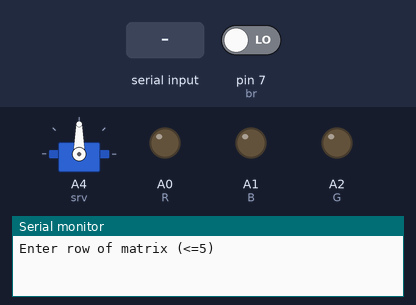
Bench run of a sketch on a simulated Arduino Uno, built with avr-gcc and run on an emulated ATmega328P. Shown: servo, output pins drawn as LEDs (lit = HIGH), the last lines printed to the serial monitor. The test bench sets the inputs (shaded band); at power-on: pin 7 (br) LOW. Random numbers use the default seed unless the sketch sets one.

Above: at 0.9 s.
1.0 s: "1,90\n" received over Serial
At 1.7 s:
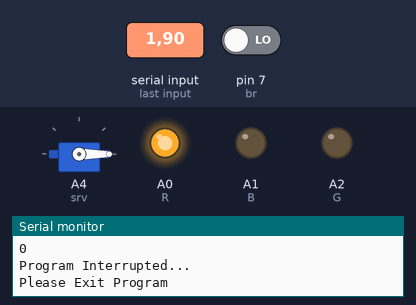
Timing chart, 0 to 4.0 s (numbered marks = the images above; inputs shaded):
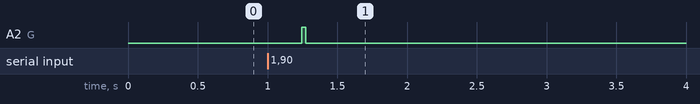

The sketch:

Machine.ino
```cpp
// Spathoulas Dimitris 92206 : 3/11/2022 ®

// libraries
#include <Servo.h>
#include <AccelStepper.h>
#include <time.h>
#include <Stdlib.h>
#include <stdio.h>


// steppers
AccelStepper step2( 4 ,8,10,9,11);
AccelStepper step1( 4 ,2,5,3,6);
float maxs=512.;
float spd=256.;
float ac=64.;
float s1=0,s2=0;

// servo
int srv=A4; //pin analog
double pos=90.0; // deg 0.-180.
double pos2=45.0;
Servo servo; //call

// leds
int R=A0; // dig
int G=A2; // dig
int B=A1; // dig


//button
int b; // 0 || 1
int br=7; // pin

// variables
int i,j;
int n,m;
int dt=1000; // 1 sec
int *a;


void setup() {
  // put your setup code here, to run once:

   srand(time(0));
   Serial.begin(9600);

  // motor 1
    step1.setSpeed(spd);
    step1.setAcceleration(ac);
    step1.setMaxSpeed(maxs);
  // motor 2
    step2.setSpeed(spd);
    step2.setAcceleration(ac);
    step2.setMaxSpeed(maxs);

  // servo
    servo.attach(srv,500,2400);

  // leds
      pinMode(R,OUTPUT);
      pinMode(G,OUTPUT);
      pinMode(B,OUTPUT);

  // button
      pinMode(br,INPUT);

    analogWrite(R,0);
    analogWrite(G,0);
    analogWrite(B,0);


    // !!!!!!!!!! HERE STARTS THE MAIN CODE !!!!!!!!


      Serial.println("Enter row of matrix (<=5) ");
      while (Serial.available()==0) {

  }

  m=Serial.parseInt();
  Serial.print("rows : ");
  Serial.println(m);
  Serial.println();
  Serial.println("Enter collum number (<=5) ");
  while (Serial.available()==0) {

  }

  n=Serial.parseInt();
  Serial.print("collums : ");
  Serial.println(n);
  Serial.println();
  if ( (n<=0) || (m<=0) ) {
    Serial.println("Size is negative or zero. Please restart program.");
    exit(1);
  }
  int *A=malloc((m*n)*sizeof(int));


  for (i<0;i<m;i++) {
    Serial.print("|");
    for (j=0;j<n;j++) {
     A[(i*n)+j]=rand()%2;
     Serial.print(A[(i*n)+j]);
     Serial.print("|");
    }
   Serial.println();
  }

  Serial.println();
  Serial.println();
  Serial.println("Enter any character to start proccess");
  while (Serial.available()==0) {

  }
  Serial.println("Initializing...");
   EXEC(A);
   EXIT(i);
}


void EXEC(int a[]) {

  i=0;
  j=0;

    /*s1=step1.currentPosition();
    s2=step2.currentPosition();
    analogWrite(R,255);
    delay(dt*3);
    step2.moveTo((n-1)*2048.);
    step2.runToPosition();
    step2.moveTo(s2*2048.);
    step2.runToPosition();  */

    servo.write(0.0);
    analogWrite(R,0);
    analogWrite(G,255);
    analogWrite(B,0);
    Serial.println();
    Serial.println("Execution starts now!");
    Serial.println();
    b=digitalRead(br);
    while ( ( i < m ) && (b==1)  ) {
         analogWrite(G,0);
          step1.moveTo(i*2048.);
          step1.runToPosition();
          Serial.print("pos motor_1 :");
          Serial.println(step1.currentPosition());
          Serial.println();
           b=digitalRead(br);
          if (i%2==0) { j=0;
            Serial.print("row is :"); Serial.println(i);  b=digitalRead(br);
            while ( (j<n) && (b==1)  ) {
              if ( a[(i*n)+j]==1 ) { Serial.print("colum is :"); Serial.println(j);  b=digitalRead(br);
                step2.moveTo(j*2048.);
                step2.runToPosition();
                Serial.print("pos of motor 2 : ");
                Serial.println(step2.currentPosition());
                b=digitalRead(br);
                ser();
                b=digitalRead(br);
              }
            j++;
            }
             step2.moveTo((n-1)*2048.); step2.runToPosition();
          }

            if (i%2!=0) { j=n-1;
                Serial.print("row is :"); Serial.println(i);
                while ( (j>=0) && (b==1) ) {
                  if ( a[(i*n)+j]==1 ) { Serial.print("colum is :"); Serial.println(j);
                    step2.moveTo(j*2048.);
                    step2.runToPosition();
                    Serial.print("pos of motor 2 : ");
                    Serial.println(step2.currentPosition());
                    b=digitalRead(br);
                    ser();
                    b=digitalRead(br);
                  }
              j--;
              }
              step2.moveTo(s2*2048.); step2.runToPosition(); b=digitalRead(br);
           }

        i++; j=0;
        }

}


void EXIT(int I){
   analogWrite(R,255);
   analogWrite(G,0);
   analogWrite(B,0);
   step1.moveTo(s2);
   step1.runToPosition();
   step2.moveTo(s1);
   step2.runToPosition();
   Serial.println(I);
   if (I==m) {
     Serial.println("Procedure Executed Sucessfully");
     Serial.println("Please Exit Program");
 }
  if ( I<m ) {
    Serial.println("Program Interrupted..."); Serial.println("Please Exit Program");
  }

}


int ser() {

        delay(dt/2);
        servo.write(pos2);
        servo.write(pos);
        delay(dt*2);
        servo.write(pos2);
        servo.write(0.0);
        delay(dt*3);

}
```

Measured:
- after the input at 1.0 s, A0 (R): LOW → HIGH after 0.27 s; A2 (G): LOW → HIGH after 0.25 s, → LOW 0.03 s later; servo on A4 (srv): 90° → 0° after 0.25 s
